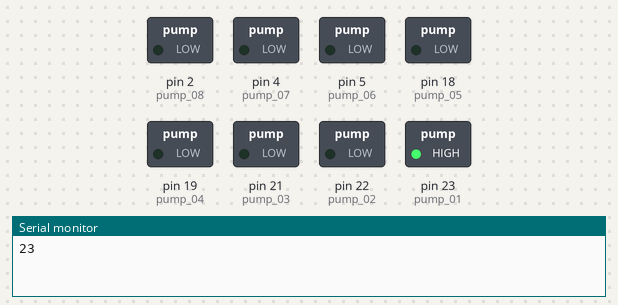
This sketch was run on a simulated Arduino Mega 2560, built with avr-gcc and run on an emulated ATmega2560. Shown: switched loads named in the sketch (green lamp = pin HIGH), the last lines printed to the serial monitor.

Above: at 0.5 s.
At 2.5 s:
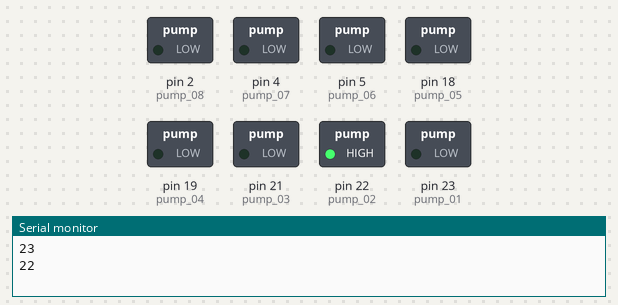
At 4.5 s:
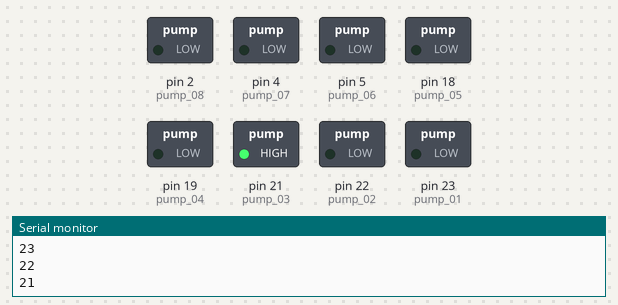
At 10.5 s:
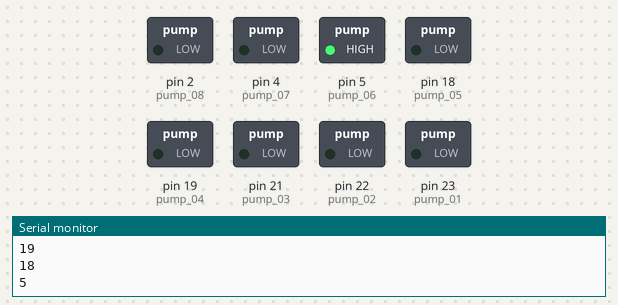
At 14.5 s:
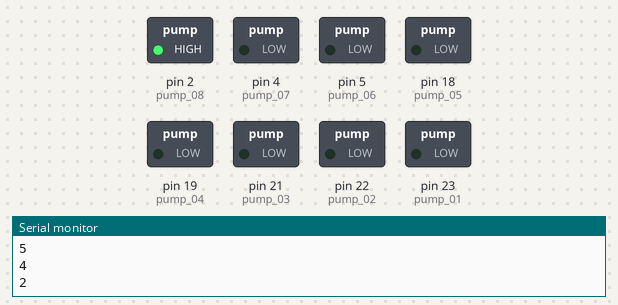
At 19.5 s:
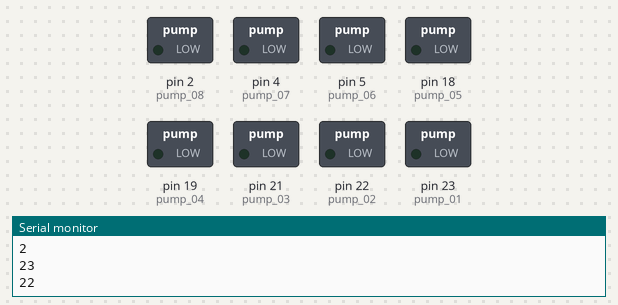
Timing chart, 0 to 20.8 s (numbered marks = the images above):
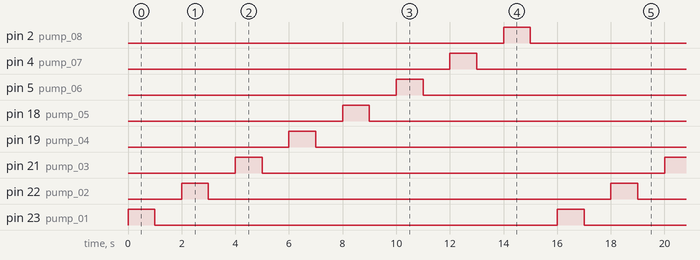

The sketch:

lab_01_LED.ino
```cpp
#define pump_01 23
#define pump_02 22
#define pump_03 21
#define pump_04 19
#define pump_05 18
#define pump_06 5
#define pump_07 4
#define pump_08 2
void setup() {
  Serial.begin(115200);
  // put your setup code here, to run once:
  pinMode(pump_01, OUTPUT);
  pinMode(pump_02, OUTPUT);
  pinMode(pump_03, OUTPUT);
  pinMode(pump_04, OUTPUT);
  pinMode(pump_05, OUTPUT);
  pinMode(pump_06, OUTPUT);
  pinMode(pump_07, OUTPUT);
  pinMode(pump_08, OUTPUT);

  digitalWrite(23, LOW);
  digitalWrite(22, LOW);
  digitalWrite(21, LOW);
  digitalWrite(19, LOW);
  digitalWrite(18, LOW);
  digitalWrite(5, LOW);
  digitalWrite(4, LOW);
  digitalWrite(2, LOW);
}

void loop() {
  // put your main code here, to run repeatedly:
  Serial.println(pump_01);
  digitalWrite(pump_01, HIGH);
  delay(1000);
  digitalWrite(pump_01, LOW);
  delay(1000);

  Serial.println(pump_02);
  digitalWrite(pump_02, HIGH);
  delay(1000);
  digitalWrite(pump_02, LOW);
  delay(1000);

  Serial.println(pump_03);
  digitalWrite(pump_03, HIGH);
  delay(1000);
  digitalWrite(pump_03, LOW);
  delay(1000);

  Serial.println(pump_04);
  digitalWrite(pump_04, HIGH);
  delay(1000);
  digitalWrite(pump_04, LOW);
  delay(1000);

  Serial.println(pump_05);
  digitalWrite(pump_05, HIGH);
  delay(1000);
  digitalWrite(pump_05, LOW);
  delay(1000);

  Serial.println(pump_06);
  digitalWrite(pump_06, HIGH);
  delay(1000);
  digitalWrite(pump_06, LOW);
  delay(1000);

  Serial.println(pump_07);
  digitalWrite(pump_07, HIGH);
  delay(1000);
  digitalWrite(pump_07, LOW);
  delay(1000);

  Serial.println(pump_08);
  digitalWrite(pump_08, HIGH);
  delay(1000);
  digitalWrite(pump_08, LOW);
  delay(1000);
}
```

Measured:
- by itself, pin 2 (pump_08), pin 4 (pump_07), pin 5 (pump_06), pin 18 (pump_05), pin 19 (pump_04), pin 21 (pump_03), pin 22 (pump_02), pin 23 (pump_01): alternates HIGH for 1.0 s and LOW for 15.0 s
- by itself, everything shown: repeats every 16.0 s, in 16 steps
